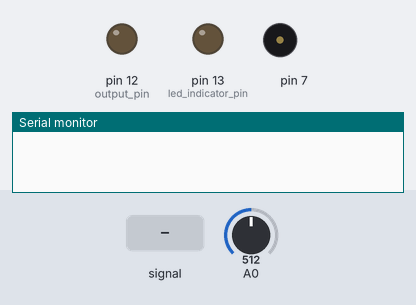
Recording of a sketch running on a simulated Arduino Uno, built with avr-gcc and run on an emulated ATmega328P. Shown: output pins drawn as LEDs (lit = HIGH), buzzer (waves = sounding), the last lines printed to the serial monitor. Inputs (shaded band) come from the test bench; at power-on: A0 = 512.

Above: at 1.2 s.
1.3 s: A0 fed a 200 Hz sine of ±255 counts around its level
At 3.54 s:
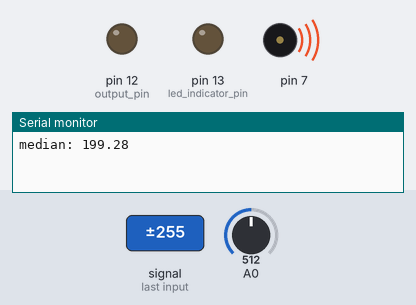
4.3 s: A0 set to 5
7.0 s: A0 set to 2
At 8.6 s:
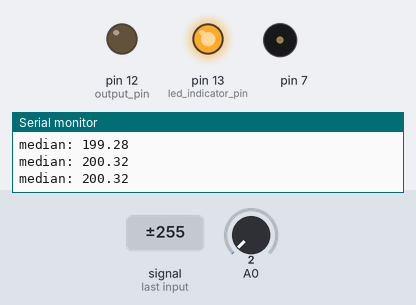
9.8 s: A0 set to 19
At 11.8 s:
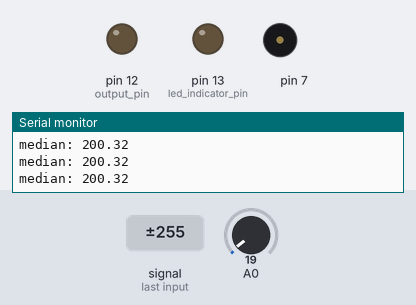
12.8 s: A0 set to 0
At 15.01 s:
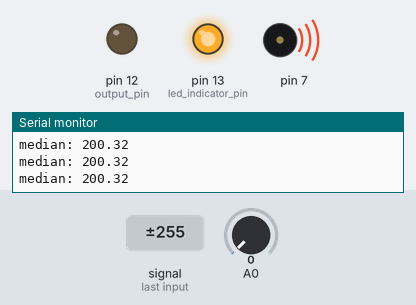
Timing chart, 0 to 16.8 s (numbered marks = the images above; inputs shaded):
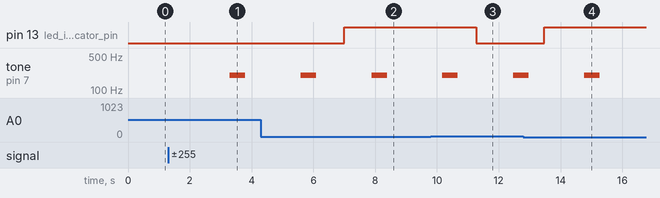

Measured:
- the behaviour switches between 4 and 3 on A0 (found by bisection; images 1 and 2)
- after the input at 1.3 s, tone on pin 7: silent → 199 Hz after 2.0 s, → silent 0.50 s later
- after the input at 7.0 s, pin 13 (led_indicator_pin): LOW → HIGH at once
- after the input at 9.8 s, pin 13 (led_indicator_pin): HIGH → LOW after 1.5 s
- after the input at 12.8 s, pin 13 (led_indicator_pin): LOW → HIGH after 0.67 s

The sketch:

FrequencyResponse.ino
```cpp
//generalized wave freq detection with 38.5kHz sampling rate and interrupts
//by Amanda Ghassaei
//https://www.instructables.com/id/Arduino-Frequency-Detection/
//Sept 2012

/*
   This program is free software; you can redistribute it and/or modify
   it under the terms of the GNU General Public License as published by
   the Free Software Foundation; either version 3 of the License, or
   (at your option) any later version.

*/


//clipping indicator variables
boolean clipping = 0;
boolean listen = true;

//data storage variables
byte newData = 0;
byte prevData = 0;
unsigned int time = 0;//keeps time and sends vales to store in timer[] occasionally
int timer[10];//sstorage for timing of events
int slope[10];//storage for slope of events
unsigned int totalTimer;//used to calculate period
unsigned int period;//storage for period of wave
byte index = 0;//current storage index
float frequency;//storage for frequency calculations
int maxSlope = 0;//used to calculate max slope as trigger point
int newSlope;//storage for incoming slope data

//variables for decided whether you have a match
byte noMatch = 0;//counts how many non-matches you've received to reset variables if it's been too long
byte slopeTol = 255;//slope tolerance- adjust this if you need
int timerTol = 10;//timer tolerance- adjust this if you need

//variables for amp detection
unsigned int ampTimer = 0;
byte maxAmp = 0;
byte checkMaxAmp;
byte ampThreshold = 40;//raise if you have a very noisy signal
byte midpoint = 159;

//smoothing data
const int medianLength = 9;
float median[medianLength];


void setup() {

  Serial.begin(9600);

  pinMode(13, OUTPUT); //led indicator pin
  pinMode(12, OUTPUT); //output pin

  cli();//diable interrupts

  //set up continuous sampling of analog pin 0 at 38.5kHz

  //clear ADCSRA and ADCSRB registers
  ADCSRA = 0;
  ADCSRB = 0;

  ADMUX |= (1 << REFS0); //set reference voltage
  ADMUX |= (1 << ADLAR); //left align the ADC value- so we can read highest 8 bits from ADCH register only

  ADCSRA |= (1 << ADPS2) | (1 << ADPS0); //set ADC clock with 32 prescaler- 16mHz/32=500kHz
  ADCSRA |= (1 << ADATE); //enabble auto trigger
  ADCSRA |= (1 << ADIE); //enable interrupts when measurement complete
  ADCSRA |= (1 << ADEN); //enable ADC
  ADCSRA |= (1 << ADSC); //start ADC measurements

  sei();//enable interrupts
}

ISR(ADC_vect) {//when new ADC value ready
  if (listen){

  PORTB &= B11101111;//set pin 12 low
  prevData = newData;//store previous value
  newData = ADCH;//get value from A0
  if (prevData < midpoint && newData >= midpoint) { //if increasing and crossing midpoint
    newSlope = newData - prevData;//calculate slope
    if (abs(newSlope - maxSlope) < slopeTol) { //if slopes are ==
      //record new data and reset time
      slope[index] = newSlope;
      timer[index] = time;
      time = 0;
      if (index == 0) { //new max slope just reset
        PORTB |= B00010000;//set pin 12 high
        noMatch = 0;
        index++;//increment index
      }
      else if (abs(timer[0] - timer[index]) < timerTol && abs(slope[0] - newSlope) < slopeTol) { //if timer duration and slopes match
        //sum timer values
        totalTimer = 0;
        for (byte i = 0; i < index; i++) {
          totalTimer += timer[i];
        }
        period = totalTimer;//set period
        //reset new zero index values to compare with
        timer[0] = timer[index];
        slope[0] = slope[index];
        index = 1;//set index to 1
        PORTB |= B00010000;//set pin 12 high
        noMatch = 0;
      }
      else { //crossing midpoint but not match
        index++;//increment index
        if (index > 9) {
          reset();
        }
      }
    }
    else if (newSlope > maxSlope) { //if new slope is much larger than max slope
      maxSlope = newSlope;
      time = 0;//reset clock
      noMatch = 0;
      index = 0;//reset index
    }
    else { //slope not steep enough
      noMatch++;//increment no match counter
      if (noMatch > 9) {
        reset();
      }
    }
  }

  if (newData == 0 || newData == 1023) { //if clipping
    PORTB |= B00100000;//set pin 13 high- turn on clipping indicator led
    clipping = 1;//currently clipping
  }

  time++;//increment timer at rate of 38.5kHz

  ampTimer++;//increment amplitude timer
  if (abs(midpoint - ADCH) > maxAmp) {
    maxAmp = abs(midpoint - ADCH);
  }
  if (ampTimer == 1000) {
    ampTimer = 0;
    checkMaxAmp = maxAmp;
    maxAmp = 0;
  }
  }
}

void reset() { //clea out some variables
  index = 0;//reset index
  noMatch = 0;//reset match couner
  maxSlope = 0;//reset slope
}


void checkClipping() { //manage clipping indicator LED
  if (clipping) { //if currently clipping
    PORTB &= B11011111;//turn off clipping indicator led
    clipping = 0;
  }
}

void sortFloat(float a[], int size) {
  for (int i = 0; i < (size - 1); i++) {
    for (int o = 0; o < (size - (i + 1)); o++) {
      if (a[o] > a[o + 1]) {
        float t = a[o];
        a[o] = a[o + 1];
        a[o + 1] = t;
      }
    }
  }
}

void loop() {

  checkClipping();

  if (checkMaxAmp > ampThreshold) {
    for (int i = 0; i < medianLength; i++) {
      frequency = 38462 / float(period); //calculate frequency timer rate/period

      median[i] = frequency;
      delay(10);

      sortFloat(median, medianLength);
    }


    //print results
    //Serial.print(frequency);
    //Serial.println(" hz");
    Serial.print("median: ");
    Serial.println(median[4]);
  }
  delay(1000);
  if (median[4]>=100){
    listen = false;
    delay(100);
    tone(7,median[4],500);
  }
  for (int i; i<medianLength; i++)
  {
    median[i] = 0;
  }
  delay(1000);
  listen = true;

  delay(100);//delete this if you want

  //do other stuff here
}
```
